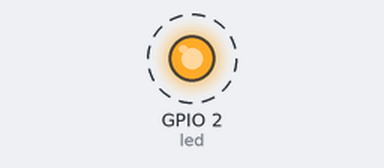
A program run on a simulated ESP32. Parts: output pins drawn as LEDs (lit = HIGH). Dashed ring = blinking. What the program prints to the serial monitor is not drawn.

Above: at 0.5 s.
Timing chart, 0 to 4.6 s (numbered marks = the images above):
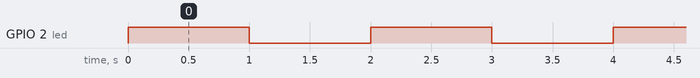

The program:

main.cpp
```cpp
#include <Arduino.h>

//importaciones y declaraciones declaraciones
int led = 2;
//int btn = 12;

int estado = 0;
int estado_anterior = 0;


void setup() {
  // put your setup code here, to run once: inicializaciones
  Serial.begin(9600);

  pinMode(led, OUTPUT);//dejar salir voltaje
  //pinMode(btn, INPUT);

  Serial.println("Sistema de Botones");


}

void loop() {
  // put your main code here, to run repeatedly: hilo principal del sistema

  digitalWrite(led, HIGH);
  delay(1000);

  digitalWrite(led, LOW);
  delay(1000);

  /*estado = digitalRead(btn);

  if ( estado == HIGH){
    digitalWrite(led, HIGH);

    if (!estado_anterior)
      Serial.println("Led ON");

    estado_anterior = estado;
  }

  if ( estado == LOW){
    digitalWrite(led, LOW);

    if (estado_anterior)
      Serial.println("Led OFF");

    estado_anterior = estado;
  }*/


}
```

Measured:
- by itself, GPIO 2 (led): alternates HIGH for 1.0 s and LOW for 1.0 s
